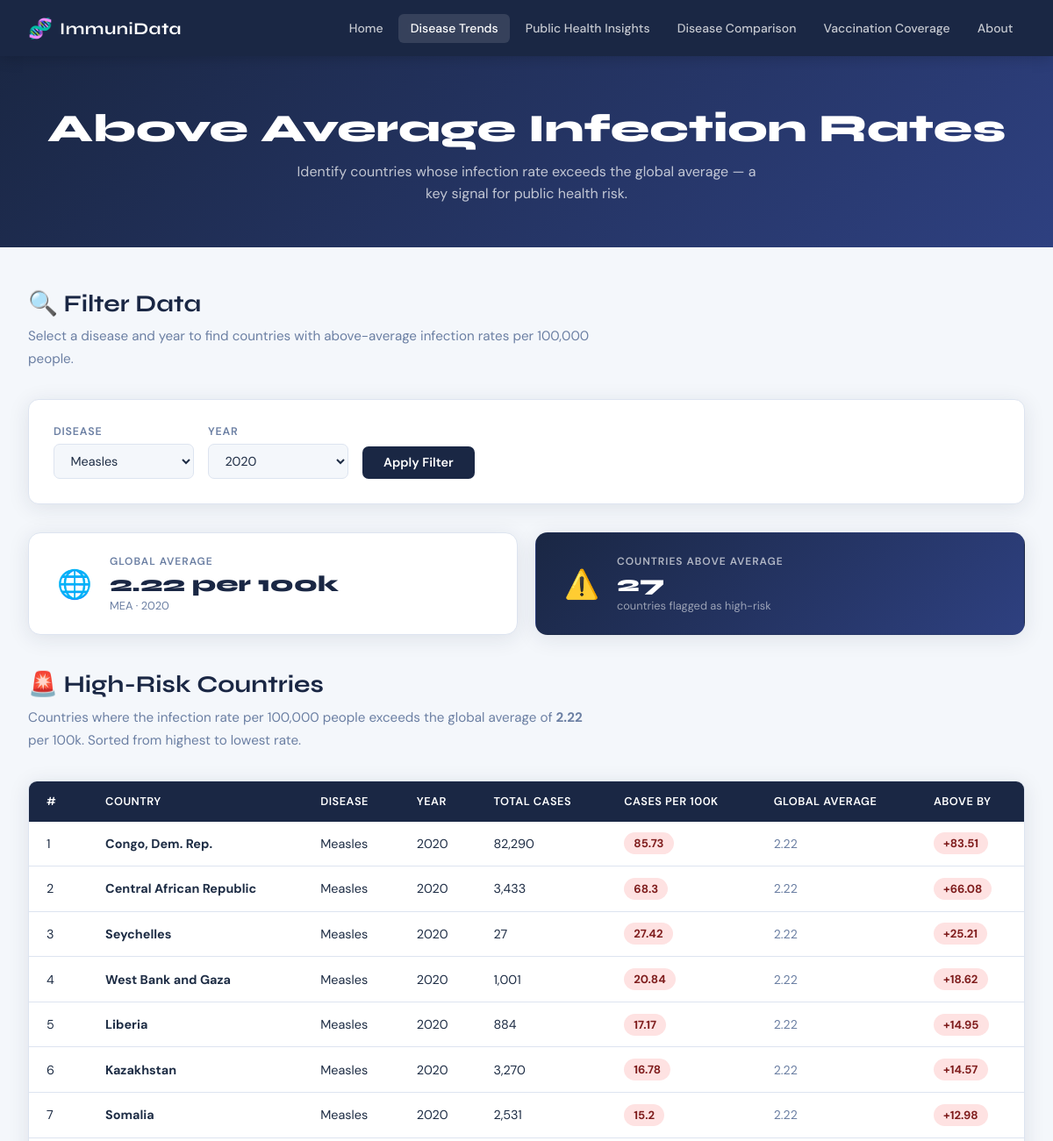
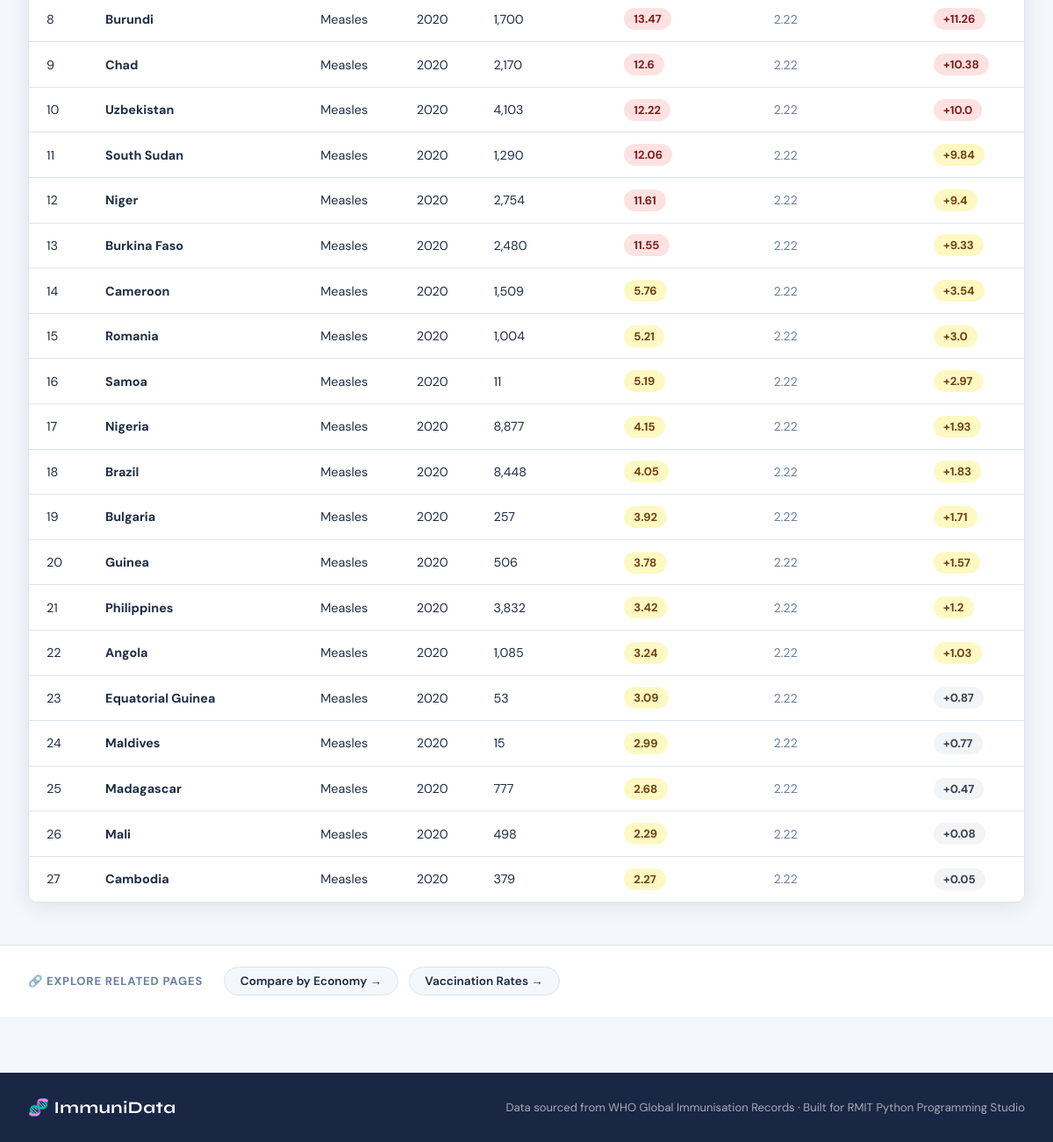
Screenshot of /above-average with the database file from the repository (2 pictures, top to bottom).
### tables this page shows
CREATE TABLE Infection_Type (id TEXT (3) PRIMARY KEY UNIQUE NOT NULL, description TEXT (10) NOT NULL);

CREATE TABLE Country (
    CountryID TEXT (3)  PRIMARY KEY
                        UNIQUE
                        NOT NULL,
    name      TEXT (50) UNIQUE
                        NOT NULL,
    region    TEXT (3)  REFERENCES Region (RegionID),
    economy   INTEGER   REFERENCES Economy (economyID) 
);

### app.py (the view)
@app.route('/above-average', methods=['GET'])
def above_average():
    conn = get_db()
    cur = conn.cursor()
    cur.execute("SELECT id, description FROM Infection_Type ORDER BY description")
    inf_types = cur.fetchall()
    cur.execute("SELECT DISTINCT year FROM InfectionData ORDER BY year DESC")
    years = [row['year'] for row in cur.fetchall()]
    sel_inf = request.args.get('inf_type', 'MEA')
    sel_yr  = request.args.get('year', '2020')
    subquery = '''SELECT SUM(inf2.cases)/(SUM(cp2.population)/100000.0)
        FROM InfectionData inf2
        JOIN CountryPopulation cp2 ON cp2.country=inf2.country AND cp2.year=inf2.year
        WHERE inf2.inf_type=? AND inf2.year=? AND inf2.cases>0 AND cp2.population>0'''
    cur.execute(subquery, [sel_inf, sel_yr])
    avg_row = cur.fetchone()
    global_avg = round(avg_row[0], 2) if avg_row and avg_row[0] else 0
    cur.execute(f'''SELECT c.name AS country, i.description AS disease, inf.year,
        inf.cases, cp.population,
        ROUND(inf.cases/(cp.population/100000.0),2) AS per_100k,
        ROUND(({subquery}),2) AS global_avg,
        ROUND(inf.cases/(cp.population/100000.0)-({subquery}),2) AS above_by
        FROM InfectionData inf
        JOIN Country c ON inf.country=c.CountryID
        JOIN Infection_Type i ON inf.inf_type=i.id
        JOIN CountryPopulation cp ON cp.country=inf.country AND cp.year=inf.year
        WHERE inf.inf_type=? AND inf.year=? AND inf.cases>0 AND cp.population>0
        AND inf.cases/(cp.population/100000.0)>({subquery})
        ORDER BY per_100k DESC''',
        [sel_inf, sel_yr, sel_inf, sel_yr, sel_inf, sel_yr, sel_inf, sel_yr])
    results = cur.fetchall()
    conn.close()
    return render_template('above_average.html',
        inf_types=inf_types, years=years,
        sel_inf_type=sel_inf, sel_year=int(sel_yr),
        global_avg=global_avg, results=results)

### app.py (called while the page is built)
def get_db():
    conn = sqlite3.connect(DB_PATH)
    conn.row_factory = sqlite3.Row
    return conn

### templates/above_average.html (shortened to what this page needs)
<!DOCTYPE html>
<html lang="en">
<head>
    <link rel="stylesheet" href="{{ url_for('static', filename='style.css') }}">
</head>
<body>
    <nav class="navbar">
        <div class="nav-inner">
            <div class="nav-logo">
                <span class="logo-icon">🧬</span>
                <span class="logo-text">ImmuniData</span>
            </div>
            <ul class="nav-links">
                <li><a href="/">Home</a></li>
                <li><a href="/above-average" class="active">Disease Trends</a></li>
                <li><a href="/mission">Public Health Insights</a></li>
                <li><a href="/infection-by-economy">Disease Comparison</a></li>
                <li><a href="/vaccination-rates">Vaccination Coverage</a></li>
                <li><a href="/mission">About</a></li>
            </ul>
        </div>
    </nav>
    <section class="page-header">
        <h1>Above Average Infection Rates</h1>
        <p>Identify countries whose infection rate exceeds the global average — a key signal for public health risk.</p>
    </section>
    <div class="page-content">
        <section>
            <h2 class="section-heading">🔍 Filter Data</h2>
            <p class="section-sub-text">
                Select a disease and year to find countries with above-average infection rates per 100,000 people.
            </p>
            <form class="filter-form" method="GET" action="/above-average">
                <div class="form-group">
                    <label for="inf_type">Disease</label>
                    <select name="inf_type" id="inf_type">
                        {% for t in inf_types %}
                        <option value="{{ t['id'] }}"
                            {% if t['id'] == sel_inf_type %}selected{% endif %}>
                            {{ t['description'] }}
                        </option>
                        {% endfor %}
                    </select>
                </div>
                <div class="form-group">
                    <label for="year">Year</label>
                    <select name="year" id="year">
                        {% for y in years %}
                        <option value="{{ y }}"
                            {% if y == sel_year %}selected{% endif %}>
                            {{ y }}
                        </option>
                        {% endfor %}
                    </select>
                </div>
                <button type="submit" class="btn-filter">Apply Filter</button>
            </form>
        </section>
        <div class="avg-highlight-row">
            <div class="avg-card">
                <div class="avg-icon">🌐</div>
                <div class="avg-info">
                    <div class="avg-label">Global Average</div>
                    <div class="avg-value">{{ global_avg }} per 100k</div>
                    <div class="avg-sub">
                        {{ sel_inf_type }} · {{ sel_year }}
                    </div>
                </div>
            </div>
            <div class="avg-card highlight">
                <div class="avg-icon">⚠️</div>
                <div class="avg-info">
                    <div class="avg-label">Countries Above Average</div>
                    <div class="avg-value">{{ results | length }}</div>
                    <div class="avg-sub">countries flagged as high-risk</div>
                </div>
            </div>
        </div>
        <section>
            <h2 class="section-heading">🚨 High-Risk Countries</h2>
            <p class="section-sub-text">
                Countries where the infection rate per 100,000 people exceeds the global average of
                <strong>{{ global_avg }}</strong> per 100k.
                Sorted from highest to lowest rate.
            </p>
            {% if results %}
            <div class="table-wrap">
                <table>
                    <thead>
                        <tr>
                            <th>#</th>
                            <th>Country</th>
                            <th>Disease</th>
                            <th>Year</th>
                            <th>Total Cases</th>
                            <th>Cases per 100k</th>
                            <th>Global Average</th>
                            <th>Above By</th>
                        </tr>
                    </thead>
                    <tbody>
                        {% for row in results %}
                        <tr>
                            <td>{{ loop.index }}</td>
                            <td><strong>{{ row['country'] }}</strong></td>
                            <td>{{ row['disease'] }}</td>
                            <td>{{ row['year'] }}</td>
                            <td>{{ "{:,.0f}".format(row['cases']) }}</td>
                            <td>
                                <span class="per100k-badge
                                    {% if row['per_100k'] >= 10 %}rate-high
                                    {% elif row['per_100k'] >= 1 %}rate-mid
                                    {% else %}rate-low{% endif %}">
                                    {{ row['per_100k'] }}
                                </span>
                            </td>
                            <td class="muted-cell">{{ row['global_avg'] }}</td>
                            <td>
                                <span class="above-badge
                                    {% if row['above_by'] >= 10 %}above-high
                                    {% elif row['above_by'] >= 1 %}above-mid
                                    {% else %}above-low{% endif %}">
                                    +{{ row['above_by'] }}
                                </span>
                            </td>
                        </tr>
                        {% endfor %}
                    </tbody>
                </table>
            </div>
            {% else %}
            <div class="empty-state">
                <div class="empty-icon">✅</div>
                <p>No countries exceeded the global average for the selected filters.</p>
                <p class="empty-hint">This may indicate a year with low overall disease burden.</p>
            </div>
            {% endif %}
        </section>
    </div>
    <section class="related-section">
        <div class="related-inner">
            <span class="related-label">🔗 Explore Related Pages</span>
            <div class="related-links">
                <a href="/infection-by-economy" class="related-btn">Compare by Economy →</a>
                <a href="/vaccination-rates" class="related-btn">Vaccination Rates →</a>
            </div>
        </div>
    </section>
    <footer class="footer">
        <div class="footer-inner">
            <span class="logo-text">🧬 ImmuniData</span>
            <p>Data sourced from WHO Global Immunisation Records · Built for RMIT Python Programming Studio</p>
        </div>
    </footer>
</body>
</html>

### rows the page displays
Infection_Type: id "MEA"
Country: country "Congo, Dem. Rep.", disease "Measles", year "2020", cases "82,290", per_100k "85.73", global_avg "2.22", above_by "83.51"
Country: country "Central African Republic", disease "Measles", year "2020", cases "3,433", per_100k "68.3", global_avg "2.22", above_by "66.08"
Country: country "Seychelles", disease "Measles", year "2020", cases "27", per_100k "27.42", global_avg "2.22", above_by "25.21"
Country: country "West Bank and Gaza", disease "Measles", year "2020", cases "1,001", per_100k "20.84", global_avg "2.22", above_by "18.62"
Country: country "Liberia", disease "Measles", year "2020", cases "884", per_100k "17.17", global_avg "2.22", above_by "14.95"
Country: country "Kazakhstan", disease "Measles", year "2020", cases "3,270", per_100k "16.78", global_avg "2.22", above_by "14.57"
Country: country "Somalia", disease "Measles", year "2020", cases "2,531", per_100k "15.2", global_avg "2.22", above_by "12.98"
Country: country "Burundi", disease "Measles", year "2020", cases "1,700", per_100k "13.47", global_avg "2.22", above_by "11.26"
Country: country "Chad", disease "Measles", year "2020", cases "2,170", per_100k "12.6", global_avg "2.22", above_by "10.38"
Country: country "Uzbekistan", disease "Measles", year "2020", cases "4,103", per_100k "12.22", global_avg "2.22", above_by "10.0"
Country: country "South Sudan", disease "Measles", year "2020", cases "1,290", per_100k "12.06", global_avg "2.22", above_by "9.84"
Country: country "Niger", disease "Measles", year "2020", cases "2,754", per_100k "11.61", global_avg "2.22", above_by "9.4"
Country: country "Burkina Faso", disease "Measles", year "2020", cases "2,480", per_100k "11.55", global_avg "2.22", above_by "9.33"
Country: country "Cameroon", disease "Measles", year "2020", cases "1,509", per_100k "5.76", global_avg "2.22", above_by "3.54"
Country: country "Romania", disease "Measles", year "2020", cases "1,004", per_100k "5.21", global_avg "2.22", above_by "3.0"
Country: country "Samoa", disease "Measles", year "2020", cases "11", per_100k "5.19", global_avg "2.22", above_by "2.97"
Country: country "Nigeria", disease "Measles", year "2020", cases "8,877", per_100k "4.15", global_avg "2.22", above_by "1.93"
Country: country "Brazil", disease "Measles", year "2020", cases "8,448", per_100k "4.05", global_avg "2.22", above_by "1.83"
Country: country "Bulgaria", disease "Measles", year "2020", cases "257", per_100k "3.92", global_avg "2.22", above_by "1.71"
Country: country "Guinea", disease "Measles", year "2020", cases "506", per_100k "3.78", global_avg "2.22", above_by "1.57"
Country: country "Philippines", disease "Measles", year "2020", cases "3,832", per_100k "3.42", global_avg "2.22", above_by "1.2"
Country: country "Angola", disease "Measles", year "2020", cases "1,085", per_100k "3.24", global_avg "2.22", above_by "1.03"
Country: country "Equatorial Guinea", disease "Measles", year "2020", cases "53", per_100k "3.09", global_avg "2.22", above_by "0.87"
Country: country "Maldives", disease "Measles", year "2020", cases "15", per_100k "2.99", global_avg "2.22", above_by "0.77"
Country: country "Madagascar", disease "Measles", year "2020", cases "777", per_100k "2.68", global_avg "2.22", above_by "0.47"
Country: country "Mali", disease "Measles", year "2020", cases "498", per_100k "2.29", global_avg "2.22", above_by "0.08"
Country: country "Cambodia", disease "Measles", year "2020", cases "379", per_100k "2.27", global_avg "2.22", above_by "0.05"

### other values shown
{{ global_avg }} "2.22"
{{ sel_year }} "2020"
{{ results | length }} "27"
form field inf_type "Measles"
form field year "2020"
